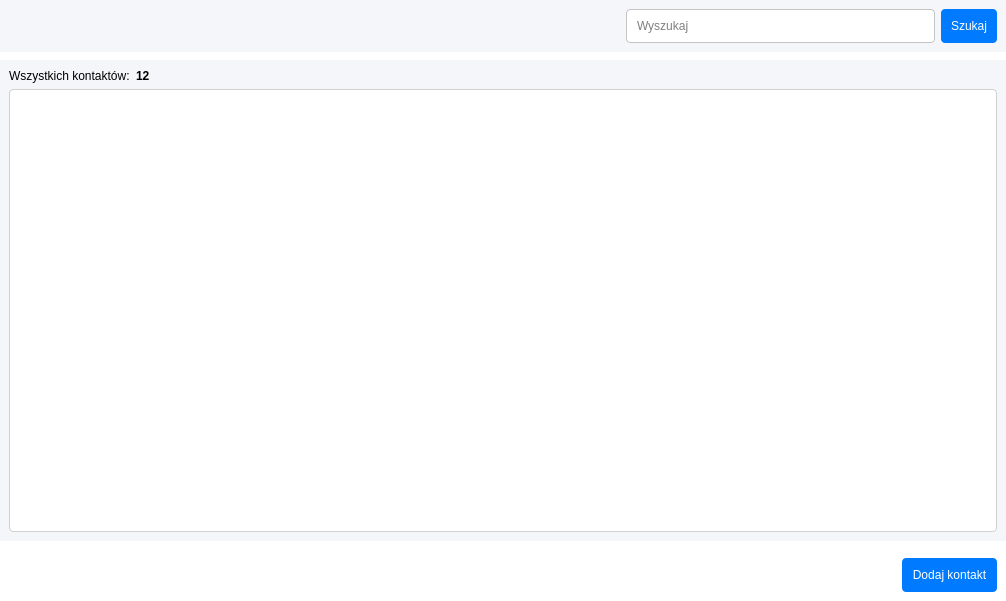
<?xml version="1.0" encoding="UTF-8"?>
<ui version="4.0">
 <class>ContactsWidget</class>
 <widget class="QWidget" name="ContactsWidget">
  <property name="geometry">
   <rect>
    <x>0</x>
    <y>0</y>
    <width>1006</width>
    <height>601</height>
   </rect>
  </property>
  <property name="sizePolicy">
   <sizepolicy hsizetype="Expanding" vsizetype="Preferred">
    <horstretch>0</horstretch>
    <verstretch>0</verstretch>
   </sizepolicy>
  </property>
  <property name="windowTitle">
   <string>Form</string>
  </property>
  <property name="styleSheet">
   <string notr="true">* {
	border: none;
	background-color: transparent;
	background: transparent;
	padding: 0;
	margin: 0;
	color: black;
}

#title {
	font-size: 20px;
}

#header, #mainBody {
	background-color: #F5F6FA;
}

QPushButton {
	background-color: #007BFF; 
	color: white;
	padding: 10px;
	border-radius: 4px;
	text-align: center;
	text-decoration: none;
}

QPushButton:hover {
	background-color: #42A5F5;
}

#btnContacts, #btnGroups {
	font-weight: bold;
	padding: 12px 20px;	
}

#btnLogout {
	background: transparent;
	color: black;
	border: 1px solid #007BFF;
}

#btnLogout:hover {
	background-color:  #007BFF;
	color: white;
}

#labelTotal {
	font-weight: 700;
}

QLineEdit {
	border: 1px solid #C4C4C4;
	background-color: white;
	border-radius: 6px;
	border-radius: 4px;
    padding: 8px;
}
    
QLineEdit:focus {
        border-color: #1C2028;
}

QTableWidget {
    background-color: #ffffff;
    alternate-background-color: #f9f9f9;
    gridline-color: #e0e0e0;
    selection-background-color: #e7f0fd;
    selection-color: #202020;
    border: 1px solid #d0d0d0;
    border-radius: 4px;
    padding: 0px;
    font-size: 12px;
}

QHeaderView::section {
    background-color: #f0f0f0;
    color: #404040;
    padding: 6px;
    font-weight: bold;
    border: 1px solid #d0d0d0;
    border-top-width: 0px;
    border-left-width: 0px;
    border-right: 1px solid #d0d0d0;
}

QHeaderView::section:checked {
    background-color: #e8e8e8;
}

QTableWidget::item:alternate {
    background-color: #f9f9f9;
}

QTableWidget::item:selected {
    background-color: #e7f0fd;
    color: #202020;
}

QTableWidget::item:hover {
    background-color: #f0f7ff;
    color: #202020;
}

QTableWidget::item:selected:hover {
    background-color: #d7e5f7;
    color: #202020;
}

QScrollBar:horizontal {
    border: none;
    background: #f5f5f5;
    height: 12px;
}

QScrollBar:vertical {
    border: none;
    background: #f5f5f5;
    width: 12px;
}

QScrollBar::handle:horizontal,
QScrollBar::handle:vertical {
    background: #cdcdcd;
    border-radius: 6px;
}

QScrollBar::handle:horizontal:hover,
QScrollBar::handle:vertical:hover {
    background: #b0b0b0;
}</string>
  </property>
  <layout class="QVBoxLayout" name="verticalLayout_2">
   <property name="spacing">
    <number>8</number>
   </property>
   <property name="leftMargin">
    <number>0</number>
   </property>
   <property name="topMargin">
    <number>0</number>
   </property>
   <property name="rightMargin">
    <number>0</number>
   </property>
   <property name="bottomMargin">
    <number>0</number>
   </property>
   <item>
    <widget class="QWidget" name="header" native="true">
     <property name="styleSheet">
      <string notr="true">#header {
	-webkit-box-shadow: 8px 8px 24px 0px rgba(66, 68, 90, 1);
	-moz-box-shadow: 8px 8px 24px 0px rgba(66, 68, 90, 1);
	box-shadow: 8px 8px 24px 0px rgba(66, 68, 90, 1);
}</string>
     </property>
     <layout class="QHBoxLayout" name="horizontalLayout">
      <property name="topMargin">
       <number>9</number>
      </property>
      <item>
       <spacer name="horizontalSpacer">
        <property name="orientation">
         <enum>Qt::Orientation::Horizontal</enum>
        </property>
        <property name="sizeHint" stdset="0">
         <size>
          <width>40</width>
          <height>20</height>
         </size>
        </property>
       </spacer>
      </item>
      <item>
       <spacer name="horizontalSpacer_2">
        <property name="orientation">
         <enum>Qt::Orientation::Horizontal</enum>
        </property>
        <property name="sizeHint" stdset="0">
         <size>
          <width>40</width>
          <height>20</height>
         </size>
        </property>
       </spacer>
      </item>
      <item>
       <widget class="QLineEdit" name="lineEdit_2">
        <property name="placeholderText">
         <string>Wyszukaj</string>
        </property>
       </widget>
      </item>
      <item>
       <widget class="QPushButton" name="btnSearch">
        <property name="text">
         <string>Szukaj</string>
        </property>
       </widget>
      </item>
     </layout>
    </widget>
   </item>
   <item>
    <widget class="QWidget" name="mainBody" native="true">
     <property name="sizePolicy">
      <sizepolicy hsizetype="Preferred" vsizetype="Expanding">
       <horstretch>0</horstretch>
       <verstretch>0</verstretch>
      </sizepolicy>
     </property>
     <layout class="QVBoxLayout" name="verticalLayout">
      <item>
       <layout class="QFormLayout" name="formLayout">
        <item row="0" column="0">
         <widget class="QLabel" name="label">
          <property name="text">
           <string>Wszystkich kontaktów:</string>
          </property>
         </widget>
        </item>
        <item row="0" column="1">
         <widget class="QLabel" name="labelTotal">
          <property name="text">
           <string>12</string>
          </property>
         </widget>
        </item>
       </layout>
      </item>
      <item>
       <widget class="QTableWidget" name="tableContacts">
        <property name="enabled">
         <bool>true</bool>
        </property>
        <property name="sortingEnabled">
         <bool>true</bool>
        </property>
        <attribute name="horizontalHeaderCascadingSectionResizes">
         <bool>false</bool>
        </attribute>
        <attribute name="horizontalHeaderStretchLastSection">
         <bool>true</bool>
        </attribute>
       </widget>
      </item>
     </layout>
    </widget>
   </item>
   <item>
    <layout class="QHBoxLayout" name="footer">
     <property name="leftMargin">
      <number>9</number>
     </property>
     <property name="topMargin">
      <number>9</number>
     </property>
     <property name="rightMargin">
      <number>9</number>
     </property>
     <property name="bottomMargin">
      <number>9</number>
     </property>
     <item>
      <spacer name="horizontalSpacer_4">
       <property name="orientation">
        <enum>Qt::Orientation::Horizontal</enum>
       </property>
       <property name="sizeHint" stdset="0">
        <size>
         <width>40</width>
         <height>20</height>
        </size>
       </property>
      </spacer>
     </item>
     <item>
      <widget class="QPushButton" name="btnCreateContact">
       <property name="text">
        <string>Dodaj kontakt</string>
       </property>
       <property name="icon">
        <iconset theme="QIcon::ThemeIcon::ContactNew"/>
       </property>
      </widget>
     </item>
    </layout>
   </item>
  </layout>
 </widget>
 <resources/>
 <connections/>
</ui>
